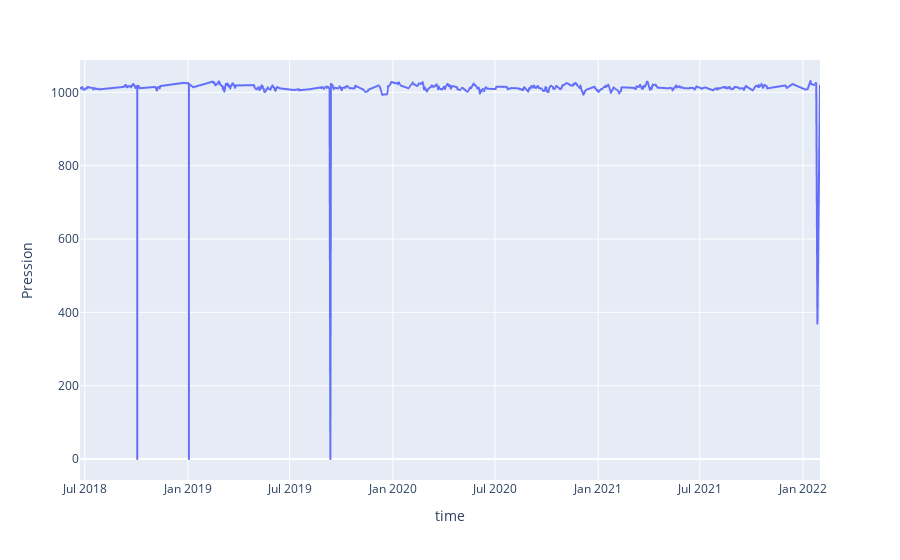

Write notebook code for a chart like this one.
### Markdown cell above
Let's take a look at the pression time series:

### Code cell
data['time'] = pd.to_datetime(data.time)
px.line(data, x='time', y='Pression')

### Figure 1 — Plotly figure (JSON) as saved in the notebook; plotly's stock layout.template omitted (floating-point values rounded to 4 significant figures; data arrays with more than 128 entries replaced by an {"elided": "..."} marker saying what was removed)
{"data": [{"hovertemplate": "time=%{x}<br>Pression=%{y}<extra></extra>", "legendgroup": "", "line": {"color": "#636efa", "dash": "solid"}, "marker": {"symbol": "circle"}, "mode": "lines", "name": "", "showlegend": false, "type": "scattergl", "x": {"elided": "3036 str values"}, "xaxis": "x", "y": {"elided": "3036 float values"}, "yaxis": "y"}], "layout": {"legend": {"tracegroupgap": 0}, "margin": {"t": 60}, "xaxis": {"anchor": "y", "domain": [0, 1], "title": {"text": "time"}}, "yaxis": {"anchor": "x", "domain": [0, 1], "title": {"text": "Pression"}}}}
